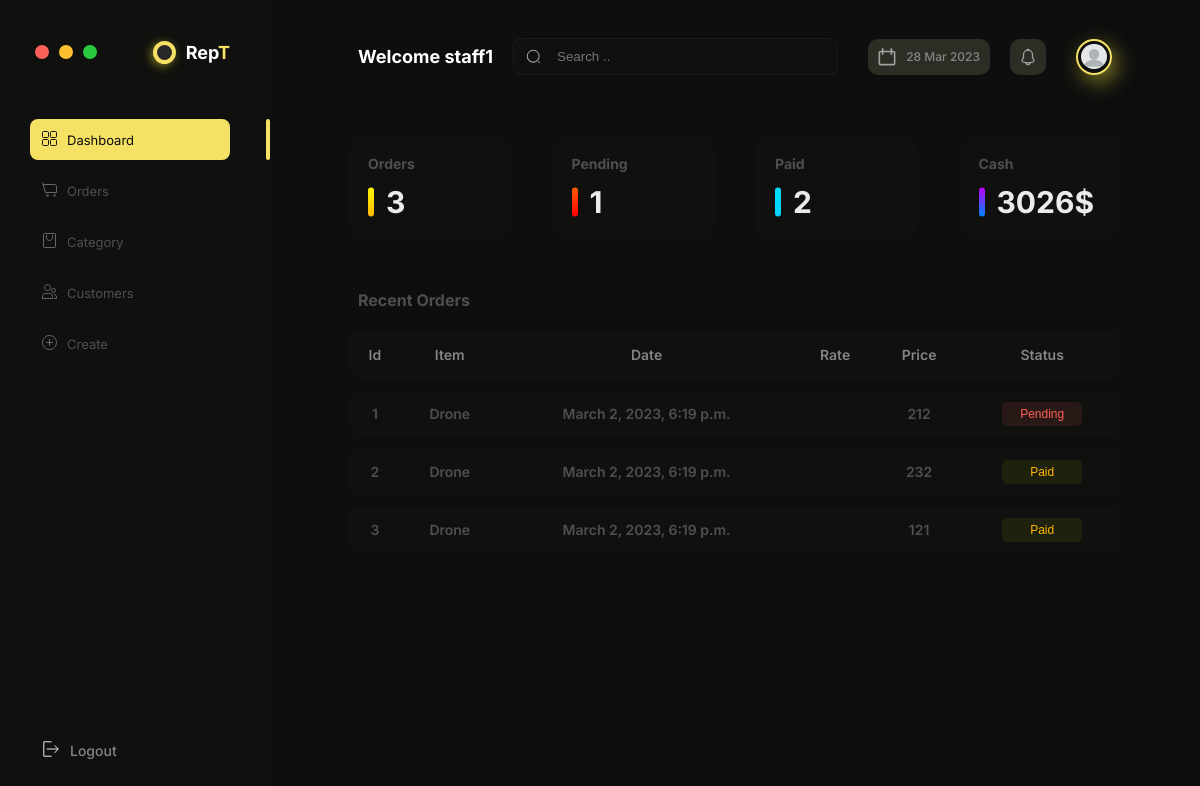
The page /staffDashboard/ (signed in) on the database its author committed.
### apps/core/models.py (models this page shows, shortened)
class Staff(models.Model):
    GENDER = (
        ('Male', 'Male'),
        ('Female', 'Female'),
        ('Others', 'Others'),
    )
    profile_image = models.ImageField(
        default='person.png', null=True, blank=True)
    user = models.OneToOneField(User, on_delete=models.CASCADE)
    name = models.CharField(max_length=200, null=True)
    email = models.CharField(max_length=200, null=True)
    phone = models.IntegerField(default=0, null=True)
    gender = models.CharField(max_length=200, null=True, choices=GENDER)

class Order(models.Model):
    STATUS = (
        ('Paid', 'Paid'),
        ('Pending', 'Pending'),
    )
    customer = models.ForeignKey(
        Customer, null=True, on_delete=models.SET_NULL)
    seller = models.ForeignKey(Staff, on_delete=models.SET_NULL, null=True)
    item = models.ForeignKey(Item, null=True, on_delete=models.SET_NULL)
    price = models.IntegerField(default=0, null=True)
    quantity = models.IntegerField(default=0, null=True)
    status = models.CharField(max_length=200, null=True, choices=STATUS)
    date_created = models.DateTimeField(auto_now_add=True, null=True)

class Item(models.Model):
    name = models.CharField(max_length=200, null=True)
    price = models.IntegerField(default=0, null=True)
    quantity = models.IntegerField(default=0, null=True)
    category = models.ForeignKey(
        Category, null=True, on_delete=models.SET_NULL)
    tag = models.ForeignKey(Tag, null=200, on_delete=models.SET_NULL)
    date_created = models.DateTimeField(auto_now_add=True, null=True)
    def __str__(self):
        return self.name

### apps/core/decorators.py (the view)
        def wrapper_func(request, *args, **kwargs):
            group = None
            if request.user.groups.exists():
                group = request.user.groups.all()[0].name
            if group in allowed:
                return view_func(request, *args, **kwargs)
            else:
                return HttpResponse('You are not authenticated to access this page!')

### apps/staffDashboard/views.py (called while the page is built)
@login_required(login_url='login')
@allowed_user(allowed=['staff'])
def staffDashboard(request):
    user_id = request.user.username
    user = Staff.objects.get(name=user_id)
    orders = Order.objects.filter(seller=user)
    total_orders = orders.count()
    orders_pending = orders.filter(status='Pending')
    orders_pending_count = orders_pending.count()
    orders_paid = orders.filter(status='Paid')
    orders_paid_count = orders_paid.count()
    total_cash = 0
    for cash in orders_paid:
        total_cash += cash.price*cash.quantity
    context = {
        'navbar': 'dashboard',
        'orders': orders,
        'total_orders': total_orders,
        'orders_pending_count': orders_pending_count,
        'orders_paid_count': orders_paid_count,
        'total_cash': total_cash,
    }
    return render(request, 'staffDashboard.html', context)

### apps/staffDashboard/templates/staffDashboard.html (shortened to what this page needs)
{% extends 'main.html' %}
{% block content %}
<div class="dashboard">
    <div class="dashboard__overview">
        <div class="dashboard__card dashboard__stock-in-hand">
            <h5 class="dashboard__card-title">Orders</h5>
            <div class="dashboard__card-number-container">
                <h1 class="dashboard__card-number">{{total_orders}}</h1>
            </div>
        </div>
        <div class="dashboard__card dashboard__pending">
            <h5 class="dashboard__card-title">Pending</h5>
            <div class="dashboard__card-number-container">
                <h1 class="dashboard__card-number">{{orders_pending_count}}</h1>
            </div>
        </div>
        <div class="dashboard__card dashboard__paid">
            <h5 class="dashboard__card-title">Paid</h5>
            <div class="dashboard__card-number-container">
                <h1 class="dashboard__card-number">{{orders_paid_count}}</h1>
            </div>
        </div>
        <div class="dashboard__card dashboard__total-products">
            <h5 class="dashboard__card-title">Cash</h5>
            <div class="dashboard__card-number-container">
                <h1 class="dashboard__card-number">{{total_cash}}$</h1>
            </div>
        </div>
    </div>
    {% include 'recentOrder.html' %}
</div>
{% endblock %}

### templates/topbar.html (shortened to what this page needs)
{% load static %}
<div class="topbar">
    <h3 class="top__title">Welcome {{request.user}}</h3>
    <form class="search__container" autocomplete="off" id="search-form" method="post">
        <img src="/static/icons/ic-input-search.svg" alt="" class="search__img">
        <input type="text" class="search__inp" placeholder="Search .." id="search-input">
    </form>
    <div class="right">
        <div class="right__calendar-container">
            <img src="/static/icons/ic_calendar.svg" alt="" class="right__icon right__calendar">
            <h6 id="right__calendar-txt"></h6>
        </div>
        <div class="right__icon-container">
            <img src="/static/icons/ic_notifications.svg" alt="" class="right__icon right__notification">
        </div>
        <div class="right__img-container">
            <img src="{{ request.user.staff.profile_image.url }}" alt="" class="right__img">
        </div>
    </div>
</div>

### templates/recentOrder.html (shortened to what this page needs)
<h4 class="table-title">Recent Orders</h4>
<table class="table">
  <thead class="table__header">
    <tr class="table__header-raw">
      <th class="col col1">Id</th>
      <th class="col col2">Item</th>
      <th class="col col3">Date</th>
      <th class="col col4">Rate</th>
      <th class="col col5">Price</th>
      <th class="col col6">Status</th>
    </tr>
  </thead>
  {% for order in orders %}
  <tbody class="table__body">
    <tr class="table__body-raw">
      <td class="col col1">{{order.id}}</td>
      <td class="col col2">{{order.item}}</td>
      <td class="col col3">{{order.date_created}}</td>
      <th class="col col4">{{order.rate}}</th>
      <td class="col col4">{{order.price}}</td>
      {% if order.status == 'Paid' %}
      <td class="col col5">
        <button class="table__status table__status--paid">Paid</button>
      </td>
      {% else %}
      <td class="col col5">
        <button class="table__status table__status--pending">Pending</button>
      </td>
      {% endif %}
    </tr>
  </tbody>
  {% endfor %}
  <tbody class="table__body"></tbody>
</table>

### static/css/main.css (style rules this page uses)
html { font-size: 62.5%; }
body { padding-left: 32rem; padding-top: 2rem; padding-right: 5rem; background-color: var(--colorDark); font-family: 'Inter', sans-serif; }
h1, h2, h3, h4, h5, h6 { margin: 0rem; padding: 0rem; }

### static/css/colors.css (style rules this page uses)
:root { --colorDark: #0E0E0E; --colorDarkMedium: #10110E; --colorDarkLight: #4F4F4F; --colorDarkExtraLight: #848484; --colorWhite: #FFFFFF; --colorWhiteMedium: #F9F9F9; --colorWhiteLight: #F1F1F1; --colorWhiteExtraLight: #EBEBEB; --colorOrange: #F5E164; --colorOrangeMedium: #fbf438; --colorOrangeLight: #fff951; --colorOrangeExtraLight: #fffb95; --colorYelllow:#FFF500; --colorYellowMedium:#fbf438; --colorYellowLight:#fff951; --colorExtraLight:#fffb95; --gradientColor1:#BD00FF; --gradientColor2:#0085FF; --gradientColor3:#FFF500; --gradientColor4:#FFB800; --gradientColor5:#FF5C00; --gradientColor6:#FF0000; --gradientColor7:#00E0FF; --gradientColor8:#00D1FF; --buttonColorYellow: rgb(255, 184, 0); --buttonColorLightYellow: rgba(155, 184, 0, 0.1); --buttonColorOrange: rgb(252, 96, 88); --buttonColorLightOrange: rgba(252, 96, 88, 0.1); --buttonColorBlue: rgb(0, 149, 255); --buttonColorLightBlue: rgba(0, 149, 255, 0.1); --buttonColorRed: rgb(236,95,104); --buttonColorLightRed: rgba(254, 141, 148, 0.1); --buttonColorGreen: rgb(176, 255, 96); --buttonColorLightGreen: rgba(214, 255, 173, 0.1); --dotColor1:#FC6058; --dotColor2:#FEC02F; --dotColor3:#2ACA3E; --seperatorColor:#35363843; --iconBackgroundColor:#62634e5e; --bgObjectBlur:rgba(233, 224, 54, 0.5); --transparentColor:rgba(0, 0, 0, 0); }

### static/css/topbar.css (style rules this page uses)
.topbar { display: flex; align-items: center; margin-left: 3rem; margin-right: 3rem; margin-bottom: 2rem; margin-top: 1rem; justify-content: space-between; }
.top__title { color: var(--colorWhite); font-weight: 700; margin-right: 2rem; }
.search__container { flex: 1; max-width: 40rem; display: flex; align-items: center; background-color: var(--colorDarkMedium); border-color: var(--seperatorColor); border-style: solid; border-width: .1rem; border-radius: .8rem; }
.search__img { width: 1.5rem; height: 1.5rem; padding: 1rem 1.2rem; }
.search__inp { flex: 1; width: 0rem; background-color:var(--colorTransparent); border-style: none; padding: .1rem .4rem; color: var(--colorDarkExtraLight); }
.right { align-items: center; display: flex; padding-left: 2rem; }
.right__calendar-container { display: flex; align-items: center; justify-content: center; padding-left: 1rem; padding-right: 1rem; height: 3.6rem; background-color:var(--iconBackgroundColor); border-radius: 1rem; margin: 0rem 1rem; cursor: pointer; }
.right__calendar { width: 1.8rem; height: 1.8rem; margin-right: 1rem; }
.right__icon-container { display: flex; align-items: center; justify-content: center; width: 3.6rem; height: 3.6rem; background-color: var(--iconBackgroundColor); border-radius: 1rem; margin: 0rem 1rem; cursor: pointer; }
.right__notification { width: 1.8rem; height: 1.8rem; }
.right__img-container { display: flex; align-items: center; justify-content: center; width: 3.2rem; height: 3.2rem; border-style: solid; border-color: var(--colorOrange); border-radius: 2rem; border-width: .2rem; object-position: center; object-fit:cover; margin-left: 2rem; box-shadow: .5rem .7rem 2rem var(--bgObjectBlur); }
.right__img { width: 80%; height: 80%; border-radius: 50%; }

### rows shown on the page
Order: id "1", item "Drone", date_created "March 2, 2023, 6:19 p.m.", price "212", status "Pending"
Order: id "2", item "Drone", date_created "March 2, 2023, 6:19 p.m.", price "232", status "Paid"
Order: id "3", item "Drone", date_created "March 2, 2023, 6:19 p.m.", price "121", status "Paid"

### other values the page prints
{{ request.user }} "staff1"
{{ total_orders }} "3"
{{ orders_pending_count }} "1"
{{ orders_paid_count }} "2"
{{ total_cash }} "3026"
